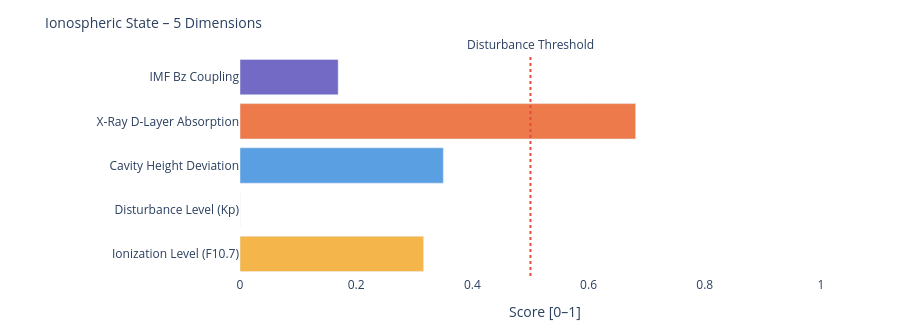

Here is the notebook cell this chart was saved with:
### Markdown cell above
---
### 📐 Systemic Insight: Geometric Cavity vs. Real Schumann Resonance

**Relevant for:** Layer 6 = delta analysis &nbsp;|&nbsp; Layer 7 = feature vector / system interpretation

A cavity height change from 80 km to 70 km shifts the **idealized geometric frequencies** only minimally:

| Modus | Aktuell | Referenz | Δ |
|-------|---------|----------|---|
| SR-1 | 10.4762 Hz | 10.4599 Hz | +16 mHz |
| SR-2 | 18.1452 Hz | 18.1171 Hz | +28 mHz |
| SR-3 | 25.6612 Hz | 25.6215 Hz | +40 mHz |
| SR-4 | 33.1285 Hz | 33.0772 Hz | +51 mHz |

The geometric effect is limited because 10 km is very small compared to Earth's radius (~6371 km).

**Consequence:** Real Schumann deviations are likely driven more strongly by **conductivity, damping, day/night structure, lightning distribution and source geometry** than by pure cavity height.

---

**Layer 6 compares:**
```
geometric Δ from Layer 4  vs.  observed Δ from real Schumann measurement data
```

**Layer 7 Feature:**
```
If real Δ >> geometric Δ  →  non-geometric factors dominant
```

### Code cell
# ============================================================
# IONOSPHERIC STATE – Summary gauge
# Five dimensions: ionization, disturbance, cavity height, X-Ray, Bz coupling
# ============================================================

def norm(v, lo, hi):
    if v is None: return None
    return round(max(0.0, min(1.0, (v - lo) / (hi - lo))), 3)

# Ionization level (F10.7 → F2-Layer)
ioniz = norm(f107_val, 60, 250)

# Disturbance level (Kp → E/F-Layer irregularities)
disturb = norm(kp_val, 0, 9)

# Cavity height deviation from reference (80 km)
h_dev = norm(abs(h_eff - 80), 0, 20)

# X-Ray ionization (D-Layer absorption)
xray_ioniz = None
if xray_now is not None:
    xray_ioniz = norm(math.log10(max(xray_now, 1e-9)) + 9, 0, 5)

# Bz coupling (southward Bz → stronger magnetosphere-ionosphere coupling)
bz_coupling = norm(-(bz_now or 0), -5, 30) if bz_now is not None else None

dims = [
    ('Ionization Level (F10.7)',    ioniz,      '#F2A623'),
    ('Disturbance Level (Kp)',      disturb,    '#7F77DD'),
    ('Cavity Height Deviation',     h_dev,      '#378ADD'),
    ('X-Ray D-Layer Absorption',    xray_ioniz, '#E85D24'),
    ('IMF Bz Coupling',             bz_coupling,'#534AB7'),
]

fig = go.Figure()
for name, val, col in dims:
    if val is not None:
        h = int(val * 20)
        bar = '█' * h + '░' * (20 - h)
        label = f'{name}:  {bar}  {val:.3f}'
    else:
        label = f'{name}:  {"─" * 20}  n/a'
    fig.add_trace(go.Bar(
        x=[val if val is not None else 0],
        y=[name],
        orientation='h',
        marker_color=col, opacity=0.82,
        showlegend=False
    ))

fig.add_vline(x=0.5, line_dash='dot', line_color='#e74c3c',
              annotation_text='Disturbance Threshold', annotation_position='top')
fig.update_layout(
    title=dict(text='Ionospheric State – 5 Dimensions', font=dict(size=14)),
    xaxis=dict(title='Score [0–1]', range=[0, 1.05]),
    height=330, plot_bgcolor='rgba(0,0,0,0)', paper_bgcolor='rgba(0,0,0,0)',
    margin=dict(l=240, r=50, t=55, b=40)
)
fig.show()

print(f'\nIonospheric state:')
for name, val, _ in dims:
    print(f'  {name:<35} {val:.3f}' if val is not None else f'  {name:<35} n/a')

### Figure 1 — Plotly figure (JSON) as saved in the notebook; plotly's stock layout.template omitted (floating-point values rounded to 4 significant figures)
{"data": [{"marker": {"color": "#F2A623"}, "opacity": 0.82, "orientation": "h", "showlegend": false, "type": "bar", "x": [0.316], "y": ["Ionization Level (F10.7)"]}, {"marker": {"color": "#7F77DD"}, "opacity": 0.82, "orientation": "h", "showlegend": false, "type": "bar", "x": [0.0], "y": ["Disturbance Level (Kp)"]}, {"marker": {"color": "#378ADD"}, "opacity": 0.82, "orientation": "h", "showlegend": false, "type": "bar", "x": [0.35], "y": ["Cavity Height Deviation"]}, {"marker": {"color": "#E85D24"}, "opacity": 0.82, "orientation": "h", "showlegend": false, "type": "bar", "x": [0.681], "y": ["X-Ray D-Layer Absorption"]}, {"marker": {"color": "#534AB7"}, "opacity": 0.82, "orientation": "h", "showlegend": false, "type": "bar", "x": [0.169], "y": ["IMF Bz Coupling"]}], "layout": {"annotations": [{"showarrow": false, "text": "Disturbance Threshold", "x": 0.5, "xanchor": "center", "xref": "x", "y": 1, "yanchor": "bottom", "yref": "y domain"}], "height": 330, "margin": {"b": 40, "l": 240, "r": 50, "t": 55}, "paper_bgcolor": "rgba(0,0,0,0)", "plot_bgcolor": "rgba(0,0,0,0)", "shapes": [{"line": {"color": "#e74c3c", "dash": "dot"}, "type": "line", "x0": 0.5, "x1": 0.5, "xref": "x", "y0": 0, "y1": 1, "yref": "y domain"}], "title": {"font": {"size": 14}, "text": "Ionospheric State – 5 Dimensions"}, "xaxis": {"range": [0, 1.05], "title": {"text": "Score [0–1]"}}}}
